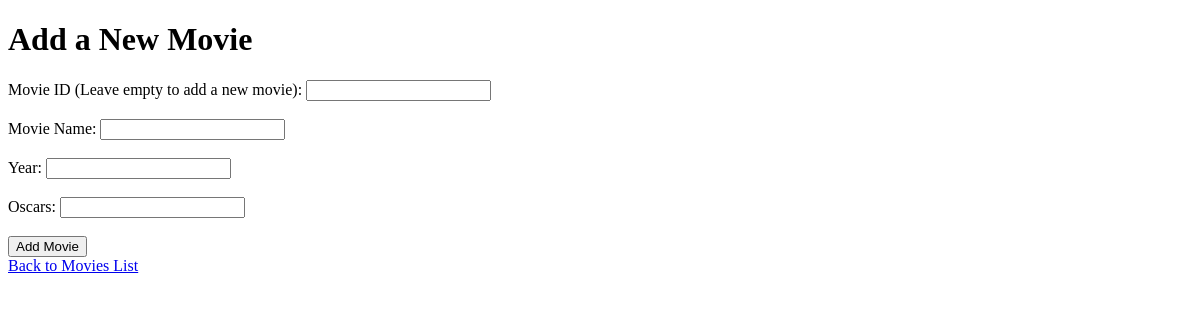
/add_movie?id=7, run on an earlier commit of the app's database.
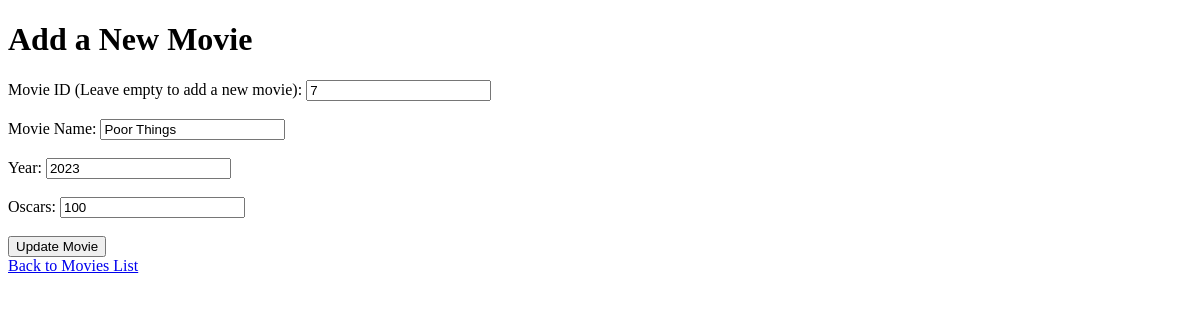
And on a later commit of the database.
### flask_application_assignment.py (models this page shows)
class Movie(db.Model):
    __table_args__ = {'extend_existing': True}
    __tablename__ = 'movies'
    id = db.Column(db.Integer, primary_key=True)
    name = db.Column(db.String(100), nullable=False)
    year = db.Column(db.Integer, nullable=True)
    oscars = db.Column(db.Integer, nullable=True)

### flask_application_assignment.py (the view, shortened to what this page needs)
@app.route('/add_movie', methods=['GET', 'POST'])
def add_movie():
    movie = None
    movie_id = request.args.get('id')
    if movie_id:
        movie = Movie.query.get(movie_id)
    return render_template('add_movie.html', movie=movie)

### templates/add_movie.html (shortened to what this page needs)
<!DOCTYPE html>
<html lang="en">
<head>
</head>
<body>
    <h1>Add a New Movie</h1>
    <form action="{{ url_for('add_movie') }}" method="POST">
        <label for="id">Movie ID (Leave empty to add a new movie):</label>
        <input type="number" id="id" name="id" value="{{ movie.id if movie else '' }}"><br><br>
        <label for="name">Movie Name:</label>
        <input type="text" id="name" name="name" value="{{ movie.name if movie else '' }}" required><br><br>
        <label for="year">Year:</label>
        <input type="number" id="year" name="year" value="{{ movie.year if movie else '' }}"><br><br>
        <label for="oscars">Oscars:</label>
        <input type="number" id="oscars" name="oscars" value="{{ movie.oscars if movie else '' }}"><br><br>
        <button type="submit">{% if movie %}Update Movie{% else %}Add Movie{% endif %}</button>
    </form>
    <a href="{{ url_for('index') }}">Back to Movies List</a>
</body>
</html>

What changed in the data, as far as the page shows it:
added Movie: id "7", name "Poor Things", year "2023", oscars "100"
Also different on the page:
text no longer shown: "Add Movie"
text now shown: "Update Movie"
